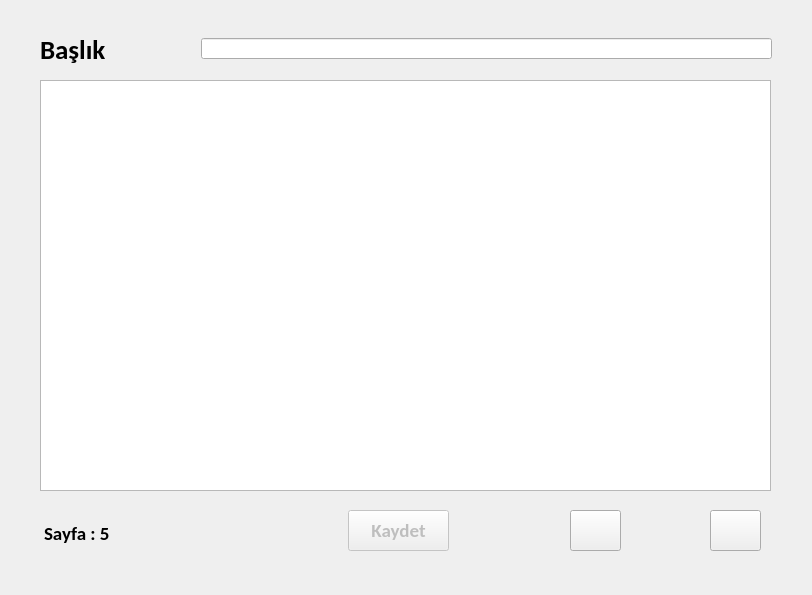
<?xml version="1.0" encoding="UTF-8"?>
<ui version="4.0">
 <class>Form</class>
 <widget class="QWidget" name="Form">
  <property name="geometry">
   <rect>
    <x>0</x>
    <y>0</y>
    <width>812</width>
    <height>595</height>
   </rect>
  </property>
  <property name="windowTitle">
   <string>Kurs</string>
  </property>
  <widget class="QLabel" name="baslikLabel">
   <property name="geometry">
    <rect>
     <x>40</x>
     <y>0</y>
     <width>121</width>
     <height>99</height>
    </rect>
   </property>
   <property name="font">
    <font>
     <family>Calibri</family>
     <pointsize>20</pointsize>
     <weight>75</weight>
     <bold>true</bold>
    </font>
   </property>
   <property name="text">
    <string>Başlık</string>
   </property>
   <property name="alignment">
    <set>Qt::AlignLeading|Qt::AlignLeft|Qt::AlignVCenter</set>
   </property>
  </widget>
  <widget class="QPushButton" name="oncekiButon">
   <property name="geometry">
    <rect>
     <x>570</x>
     <y>510</y>
     <width>51</width>
     <height>41</height>
    </rect>
   </property>
   <property name="text">
    <string/>
   </property>
   <property name="icon">
    <iconset>
     <normaloff>../../kütüphane/ui/sol.png</normaloff>../../kütüphane/ui/sol.png</iconset>
   </property>
   <property name="iconSize">
    <size>
     <width>32</width>
     <height>32</height>
    </size>
   </property>
  </widget>
  <widget class="QPushButton" name="sonrakiButon">
   <property name="geometry">
    <rect>
     <x>710</x>
     <y>510</y>
     <width>51</width>
     <height>41</height>
    </rect>
   </property>
   <property name="font">
    <font>
     <pointsize>8</pointsize>
    </font>
   </property>
   <property name="text">
    <string/>
   </property>
   <property name="icon">
    <iconset>
     <normaloff>../../kütüphane/ui/sağ.png</normaloff>../../kütüphane/ui/sağ.png</iconset>
   </property>
   <property name="iconSize">
    <size>
     <width>32</width>
     <height>32</height>
    </size>
   </property>
  </widget>
  <widget class="QLabel" name="sayfa">
   <property name="geometry">
    <rect>
     <x>44</x>
     <y>513</y>
     <width>81</width>
     <height>41</height>
    </rect>
   </property>
   <property name="font">
    <font>
     <family>Calibri</family>
     <pointsize>14</pointsize>
     <weight>75</weight>
     <bold>true</bold>
    </font>
   </property>
   <property name="text">
    <string>Sayfa : 5</string>
   </property>
  </widget>
  <widget class="QTextEdit" name="aciklama">
   <property name="geometry">
    <rect>
     <x>40</x>
     <y>80</y>
     <width>731</width>
     <height>411</height>
    </rect>
   </property>
   <property name="font">
    <font>
     <family>Calibri</family>
     <pointsize>12</pointsize>
    </font>
   </property>
  </widget>
  <widget class="QLineEdit" name="baslikLine">
   <property name="geometry">
    <rect>
     <x>201</x>
     <y>38</y>
     <width>571</width>
     <height>21</height>
    </rect>
   </property>
   <property name="font">
    <font>
     <family>Calibri</family>
     <pointsize>12</pointsize>
    </font>
   </property>
  </widget>
  <widget class="QPushButton" name="kaydetButon">
   <property name="enabled">
    <bool>false</bool>
   </property>
   <property name="geometry">
    <rect>
     <x>348</x>
     <y>510</y>
     <width>101</width>
     <height>41</height>
    </rect>
   </property>
   <property name="font">
    <font>
     <family>Calibri</family>
     <pointsize>14</pointsize>
     <weight>75</weight>
     <bold>true</bold>
    </font>
   </property>
   <property name="text">
    <string>Kaydet</string>
   </property>
  </widget>
 </widget>
 <resources/>
 <connections/>
</ui>
